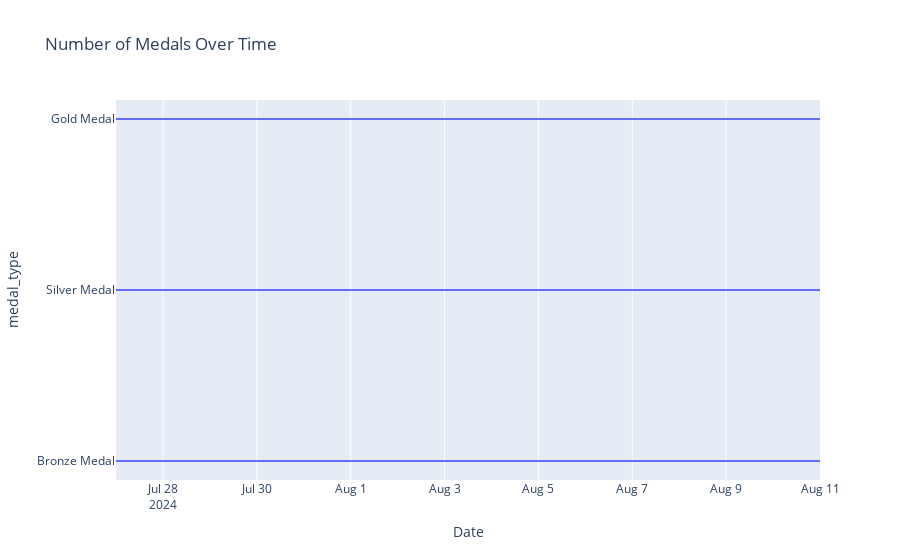

The code cell stored with this chart in its notebook:
### Code cell
# Line Chart: Number of medals over time (medal_date)
# Convert medal_date to datetime
df['medal_date'] = pd.to_datetime(df['medal_date'], errors='coerce')

line_chart = px.line(df, 
                     x='medal_date', 
                     title='Number of Medals Over Time', 
                     labels={'medal_date': 'Date'},
                     line_group='medal_type', 
                     y='medal_type', 
                     line_shape='linear')
line_chart.show()

### Figure 1 — Plotly figure (JSON) as saved in the notebook; plotly's stock layout.template omitted (floating-point values rounded to 4 significant figures; data arrays with more than 128 entries replaced by an {"elided": "..."} marker saying what was removed)
{"data": [{"hovertemplate": "medal_type=%{y}<br>Date=%{x}<extra></extra>", "legendgroup": "", "line": {"color": "#636efa", "dash": "solid", "shape": "linear"}, "marker": {"symbol": "circle"}, "mode": "lines", "name": "", "showlegend": false, "type": "scattergl", "x": {"elided": "752 str values"}, "xaxis": "x", "y": {"elided": "752 str values"}, "yaxis": "y"}, {"hovertemplate": "medal_type=%{y}<br>Date=%{x}<extra></extra>", "legendgroup": "", "line": {"color": "#636efa", "dash": "solid", "shape": "linear"}, "marker": {"symbol": "circle"}, "mode": "lines", "name": "", "showlegend": false, "type": "scattergl", "x": {"elided": "756 str values"}, "xaxis": "x", "y": {"elided": "756 str values"}, "yaxis": "y"}, {"hovertemplate": "medal_type=%{y}<br>Date=%{x}<extra></extra>", "legendgroup": "", "line": {"color": "#636efa", "dash": "solid", "shape": "linear"}, "marker": {"symbol": "circle"}, "mode": "lines", "name": "", "showlegend": false, "type": "scattergl", "x": {"elided": "807 str values"}, "xaxis": "x", "y": {"elided": "807 str values"}, "yaxis": "y"}], "layout": {"autosize": true, "legend": {"tracegroupgap": 0}, "title": {"text": "Number of Medals Over Time"}, "xaxis": {"anchor": "y", "autorange": true, "domain": [0, 1], "range": ["2024-07-27", "2024-08-11"], "title": {"text": "Date"}, "type": "date"}, "yaxis": {"anchor": "x", "autorange": true, "categoryarray": ["Bronze Medal", "Silver Medal", "Gold Medal"], "categoryorder": "array", "domain": [0, 1], "range": [-0.1111, 2.111], "title": {"text": "medal_type"}, "type": "category"}}}
